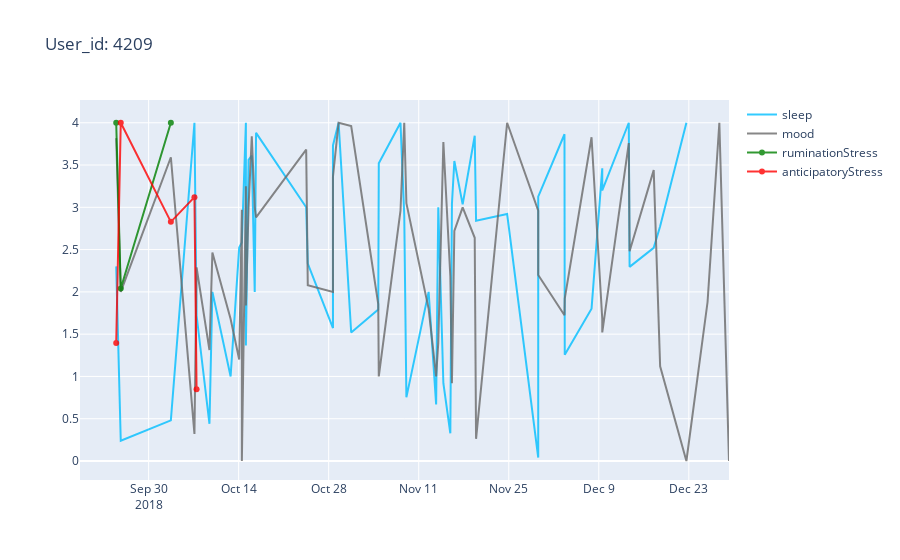

Notebook code for this chart:
### Code cell
fig = go.Figure()
fig.add_trace(go.Scatter(
                x=user2.date,
                y=user2.loc[user2.type == 'sleep']['value'],
                name="sleep",
                line_color='deepskyblue',
                opacity=0.8))

fig.add_trace(go.Scatter(
                x=user2.date,
                y=user2.loc[user2.type == 'mood']['value'],
                name = 'mood',
                line_color='dimgray',
                opacity=0.8))

fig.add_trace(go.Scatter(
                x=user2.date,
                y=user2.loc[user2.type == 'ruminationStress']['value'],
                name = 'ruminationStress',
                line_color='green',
                opacity=0.8))

fig.add_trace(go.Scatter(
                x=user2.date,
                y=user2.loc[user2.type == 'anticipatoryStress']['value'],
                name = 'anticipatoryStress',
                line_color='red',
                opacity=0.8))



fig.update_layout(title_text="User_id: 4209")
fig.show()
